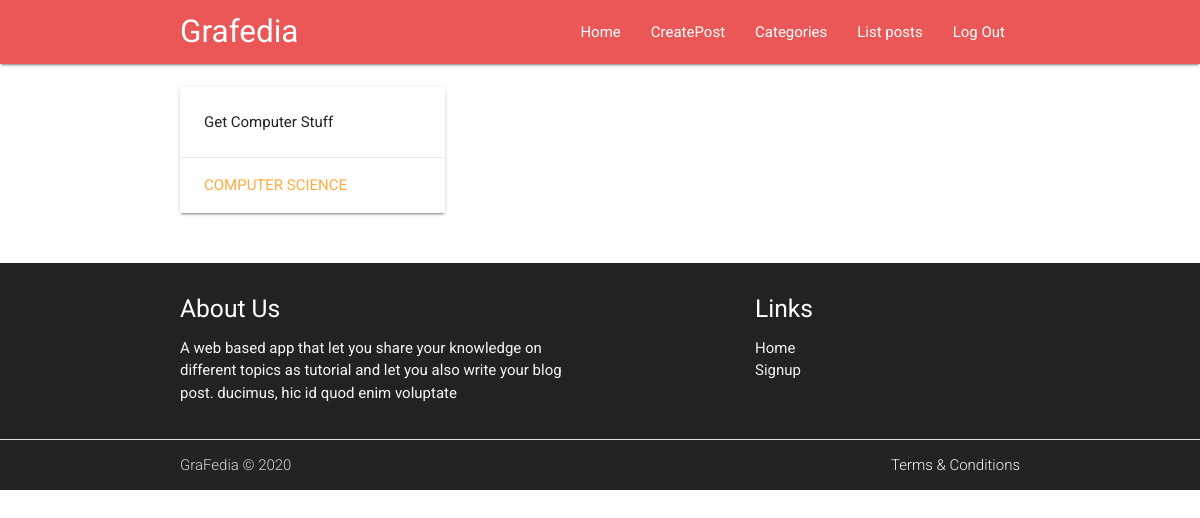
Screenshot of /Tutorial/category/ (signed in) with the database file from the repository.
### Tutorial/models.py (models this page shows, shortened)
class TutorialCategory(models.Model):
    tutorial_category = models.CharField(max_length=200)
    category_summary = models.CharField(max_length=200)
    category_slug = models.CharField(max_length=200)
    class Meta:
        verbose_name_plural = "Categories"

### Tutorial/views.py (the view)
# urls.py: path('category/',views.tutorial_category,name='tut_category'),
def tutorial_category(request):
    cat = TutorialCategory.objects.all()
    context = {'category': cat}
    return render(request, 'Tutorial/category.html', context)

### Tutorial/templates/Tutorial/category.html
{% extends 'base.html' %}
{% load staticfiles %}
{% load bootstrap4 %}
{% block content %}
<section class="section section-showcase">
    <div class="container">
          <div class="row">
    {% for i in category %}
             <div class="col s12 m4" style="border-radius: 5px;">
              <div class="card lighten-4 hoverable">
                  <div class="card-image">
                       <span class="card-title">{{ i.tutorial_category }}</span>
                  </div>
                  <div class="card-content">
                      <p>
                         {{i.category_summary }}
                      </p>
                  </div>
                  <div class="card-action">
                      <a href="{% url 'Tutorial:tut_series' slug=i.category_slug %}" >{{ i.tutorial_category }}</a>
                  </div>
              </div>
          </div>
    {% endfor %}
          </div>
    </div>
    </section>
{% endblock %}

### rows the page displays
TutorialCategory: category_summary "Get Computer Stuff", tutorial_category "COMPUTER SCIENCE"
